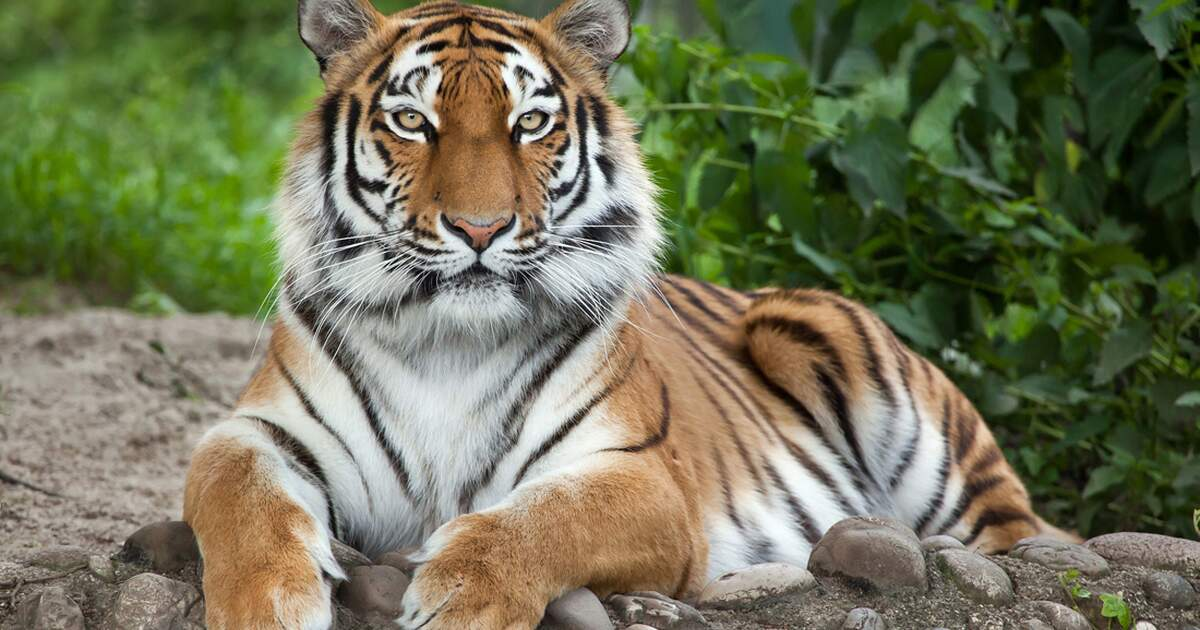
#> input picture 5.jpg, 1200 x 630 px
$ python Warp_using_perspective_transform.py
#> lines starting #> are read from the running program, lines starting #| are printed output that depends on the picture
#Perspective transformation

import cv2
import numpy as np

#read image
img = cv2.imread('5.jpg')
#> img is the input picture: shape (630, 1200, 3); mean B, G, R 86.1, 114.6, 112.3
height,width = img.shape[:2]
#> height = 630; width = 1200

#perspective transform
pts1 = np.float32([[220,85],[223,414],[602,190],[616,323]])
pts2 = np.float32([[75,75],[75,225],[500,75],[500,225]])

M_persp = cv2.getPerspectiveTransform(pts1,pts2)

print("Computed perspective transform matrix:", M_persp)

img_persp = cv2.warpPerspective(img,M_persp,(600,300))
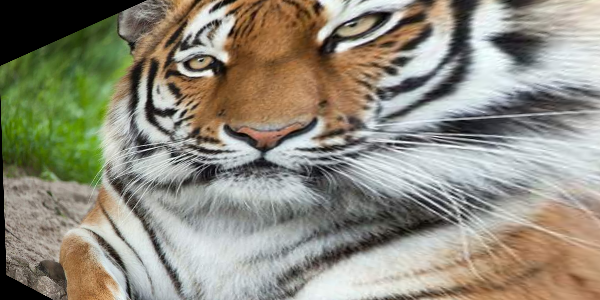
#> img_persp: shape (300, 600, 3); mean B, G, R 124.2, 139.3, 143.4
cv2.imwrite("perspective_transform.png", img_persp)
